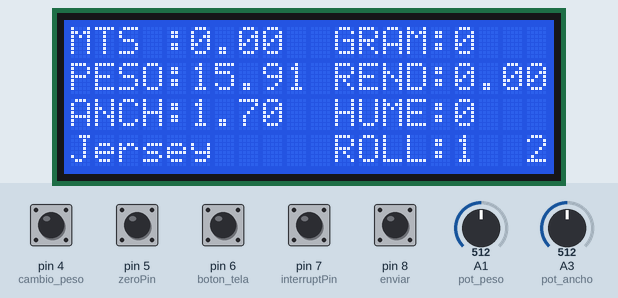
Simulated run of this sketch. Board: Arduino Leonardo, built with avr-gcc and run on an emulated ATmega32U4. Parts: 20×4 character LCD. The inputs (shaded band) are chosen by the test bench; at power-on: pin 4 (cambio_peso), pin 5 (zeroPin), pin 6 (boton_tela), pin 7 (interruptPin), pin 8 (enviar) HIGH, A1 (pot_peso) = 512, A3 (pot_ancho) = 512.

Above: at 3.3 s.
3.4 s: pin 4 (cambio_peso) pulled LOW for 0.15 s
At 5.0 s:
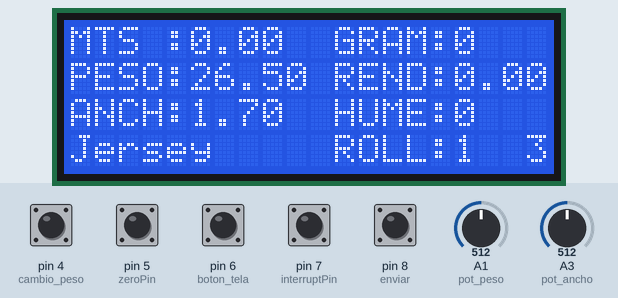
5.4 s: pin 5 (zeroPin) pulled LOW for 0.15 s
At 5.48 s:
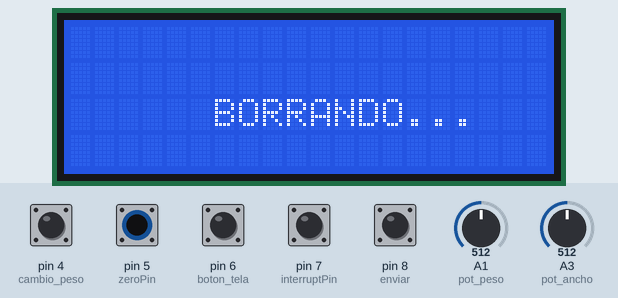
7.0 s: pin 6 (boton_tela) pulled LOW for 0.15 s
At 8.1 s:
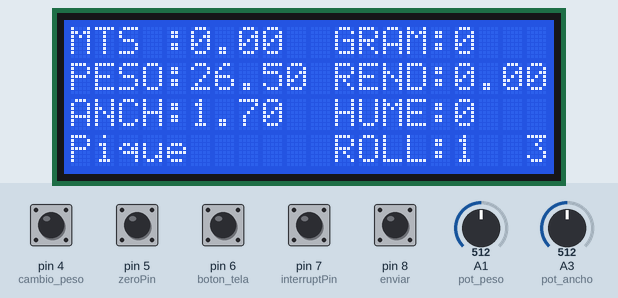
8.8 s: pin 4 (cambio_peso) pulled LOW for 1 s
At 10.7 s:
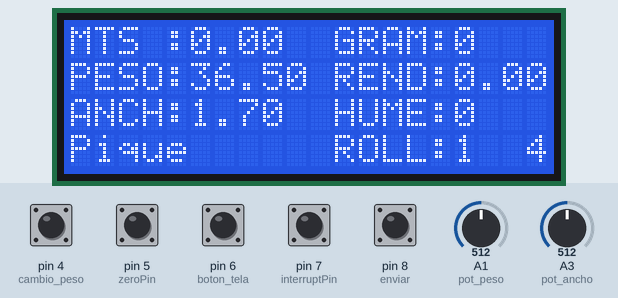
11.3 s: pin 6 (boton_tela) pulled LOW for 1 s
At 13.7 s:
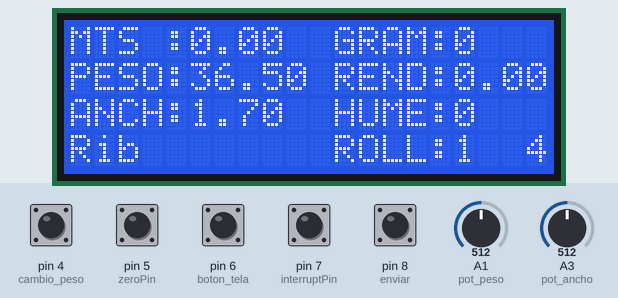
14.0 s: pin 4 (cambio_peso) pulled LOW for 0.15 s
At 16.2 s:
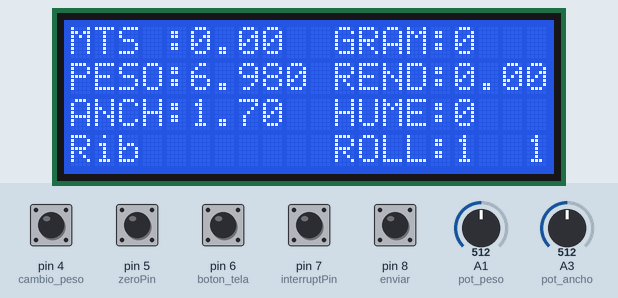
Timing chart, 0 to 17.0 s (numbered marks = the images above; inputs shaded):
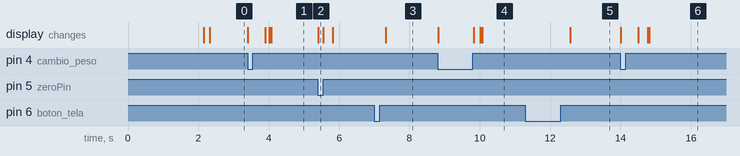

The sketch:

medidor_tela.ino
```cpp
//fgfg

#include <LCD.h>
#include <LiquidCrystal_I2C.h>

#include <Keyboard.h>
#include <Wire.h>

LiquidCrystal_I2C lcd(0x27, 2, 1, 0, 4, 5, 6, 7, 3, POSITIVE);  // Set the LCD I2C address


// INTERRUPCION PARA ENCODER FUNCINANDO CON CONTROL DE RUIDO EN LECTURA

// PINS
const byte interruptPin = 7;    // pin al que esta conectada la interrupcion
const byte zeroPin      = 5;    // boton setear a cero la longiud y el peso
const byte enviar       = 8;    // boton para enviar
const byte pot_ancho    = 21;    // potenciometro para poner el ancho (esto se cambiará por 4 celdas de carga que llevarán el carrito)
const byte pot_peso     = 19;    // potenciometro para poner el ancho (esto se cambiará por 4 celdas de carga que llevarán el carrito)
const byte boton_tela   = 6;    // Boton para selección de tela
const byte cambio_peso  = 4;    // Boton para selección de tela
int tipo_peso = 2;

float largo_radio  = 0.0623666343;

int from = 1000, to = 25000;
volatile byte state = LOW;        // para el led de la board
bool p = false, f = true;         // bandeas para controlar y eliminar lecturas falsas
float largo = 0;                // variable global para acumular el largo en metros
float peso = 0;                 // variable global para acumular el peso en kg
float ancho = 0;                // en metros
int gramaje = 0;                // en gramos x m2+
int humedad = 0;                 // en %
int rollo = 1;
float rendimiento = 0;          // en metros / kg
int tipo = 1;                   // variable para que el usuario seleccione el tipo de tela
int pasos = 0;
int estado = 1;
void setup() {
  lcd.begin(20, 4);
  lcd.setCursor(6, 0);
  lcd.print("LICRATeX");
  lcd.setCursor(8, 1);
  lcd.print("****");
  lcd.setCursor(2, 2);
  lcd.print("Metricas Abierta");
  lcd.setCursor(8, 3);
  lcd.print("****");
  pinMode(enviar, INPUT_PULLUP);
  pinMode(cambio_peso, INPUT_PULLUP);
  pinMode(boton_tela, INPUT_PULLUP);
  pinMode(zeroPin, INPUT_PULLUP);                                           // activar pullup interno para el boton de tare/zero
  pinMode(interruptPin, INPUT_PULLUP);                                      // activar pullup interno de la interrupcion
  attachInterrupt(digitalPinToInterrupt(interruptPin), blink, FALLING);     // definir pin de interrupcion, nombre de la interrupcion, trigger de la interrupccion
  delay(2000);
  lcd.begin(20, 4);
}

void loop() {
  interrupcion();
  zero();                     // boton de zero o tara, para calibrar a zero el peso al encender la máquina o si se descalibra.
  tela();
  wide();
  weight();
  pantalla();                 // cada 250 ms se refresca la pantalla del LCD con la info nueva
  teclado();                  // envía por teclado la información, SOLO ENVÍA BAJO REQUES
}

void teclado() {
  unsigned long time1 = millis();
  // enviamos aquí toda la info por teclado, esto solo ocurre cuando el usuario presiona el botón de enviar,
  // sobreentendiendo que ya temrinó de salir el rollo y que el cursor está en la primera celda donde se desea
  // escribir la info, cuando ya se envía la info al pc, se coloca en zero nuevamente el valor del cuentametros
  // para estar preparados para el proximo rollo de tela.
  if (!digitalRead(enviar)) {

    Keyboard.print(rollo);  //        // TAB
    Keyboard.write(0xB3);  //        // TAB
    Keyboard.print(peso);  //        // TAB
    Keyboard.write(0xB3);  //        // TAB
    Keyboard.print(ancho);  //        // TAB
    Keyboard.write(0xB3);  //        // TAB
    Keyboard.print(largo);  //        // TAB
    Keyboard.write(0xB3);  //        // TAB
    Keyboard.print(rendimiento);  //        // TAB
    Keyboard.write(0xB3);  //        // TAB
    Keyboard.print(gramaje);  //        // TAB
    Keyboard.write(0xB3);  //        // TAB
    switch (tipo) {
      case 1:
        Keyboard.print("Jersey");
        break;
      case 2:
        Keyboard.print("Pique");
        break;
      case 3:
        Keyboard.print("Rib");
        break;
      case 4:
        Keyboard.print("Sabina");
        break;
      case 5:
        Keyboard.print("Microfibra Lycrada");
        break;
      case 6:
        Keyboard.print("Interlock");
        break;
      case 7:
        Keyboard.print("Microfibra");
        break;
      case 8:
        Keyboard.print("Algodon Lycra");
        break;
      case 9:
        Keyboard.print("Polyester Algodon Lycra");
        break;
    }
    Keyboard.write(0xB3);  //        // TAB
    largo = 0;
    rollo++;
    lcd.clear();
    while (!digitalRead(enviar) || millis() - time1 < 1000) {
    }
  }
}

void wide() {
  ancho = analogRead(pot_ancho); // lee el valor del potenciometrom
  ancho = map(ancho, 1, 1023, 1900, 1500);
  ancho = ancho / 1000;
}

void weight() {

  peso = analogRead(pot_peso); // lee el valor del potenciometro

  if (!digitalRead(cambio_peso)) {
    tipo_peso++;
    if (tipo_peso > 4) {
      tipo_peso = 1;
    }
    while (!digitalRead(cambio_peso)) {
          lcd.setCursor(18, 3);
          lcd.print("X");
      delay(500);
    }
          lcd.setCursor(18, 3);
          lcd.print(" ");
  }

  switch (tipo_peso) {
    case 1:
      peso = map(peso  , 0, 1100, 0, 1500);
      break;
    case 2:
      peso = map(peso  , 0, 1100, 800, 2500);
      break;
    case 3:
      peso = map(peso  , 0, 1023, 1800, 3500);
      break;
    case 4:
      peso = map(peso  , 0, 1023, 2800, 4500);
      break;
  }

  peso = peso / 100;
}

void pantalla() {

  if (millis() % 250 == 0) {
    gramaje = (peso * 1000) / (ancho * largo);
    if (gramaje < 100 || gramaje > 500) {
      gramaje = 0;
    }
    rendimiento = largo / peso;
    lcd.setCursor(0, 0);
    lcd.print("MTS :");
    lcd.print(largo);
    lcd.setCursor(0, 1);
    lcd.print("PESO:");
    lcd.print(peso);
    lcd.setCursor(0, 2);
    lcd.print("ANCH:");
    lcd.print(ancho);
    lcd.setCursor(11, 3);
    lcd.print("ROLL:");
    lcd.print(rollo);

    lcd.setCursor(11, 0);
    lcd.print("GRAM:");
    lcd.print(gramaje);
    lcd.setCursor(11, 1);
    lcd.print("REND:");
    lcd.print(rendimiento);
    lcd.setCursor(11, 2);
    lcd.print("HUME:");
    lcd.print(humedad);
    lcd.setCursor(0, 3);
    switch (tipo) {
      case 1:
        lcd.print("Jersey    ");
        break;
      case 2:
        lcd.print("Pique     ");
        break;
      case 3:
        lcd.print("Rib       ");
        break;
      case 4:
        lcd.print("Sabina   ");
        break;
      case 5:
        lcd.print("MicrofLyc");
        break;
      case 6:
        lcd.print("Interlock");
        break;
      case 7:
        lcd.print("Microfibr");
        break;
      case 8:
        lcd.print("AlgLycra ");
        break;
      case 9:
        lcd.print("PolyAlgLyc");
        break;
    }
    lcd.setCursor(19, 3);
    lcd.print(tipo_peso);
  }

}

void zero() { // funcion que lleva todas las variables a zero, sirve para calibrar la balanza y el odometro a zero
  unsigned long time1;
  if (!digitalRead(zeroPin)) {
    lcd.clear();
    time1 = millis();
    largo = 0;
    peso = 0;
    pasos = 0;
    while (!digitalRead(zeroPin)) {
      lcd.setCursor(6, 2);
      lcd.print("BORRANDO...");
      if (millis() - time1 > 5000) {
        lcd.clear();
        rollo = 1;
        lcd.setCursor(0, 2);
        lcd.print("BORRADO FINALIZADO");
      }
    }
    lcd.clear();

  }
}

void tela() {
  // Al presionar el boton de tipo de tela se cambia en la pantalla y en el valor enviado el tipo de tela
  // 1 Jersey
  // 2 PIQUE
  // 3 RIB
  // 4 SABINA
  // 5 MicroFibraLycrada
  // 6 Interlock
  // 7 Microfibra
  // 8 Cotton Lycra
  // 9 PolyCottonLycra
  unsigned long time1 = millis();

  if (!digitalRead(boton_tela)) {
    tipo++;
    if (tipo > 9) {
      tipo = 1;
    }
    while (millis - time1 < 200) {
      bool b;
    }
    time1 = millis();
    while (!digitalRead(boton_tela) || millis() - time1 < 200) {
      bool b;
    }
    while (millis - time1 < 200) {
      bool b;
    }
  }
}

void interrupcion() {
  if (p) {
    p = false;
    largo += largo_radio;
    pasos++;
    f = true;
  }
}

void blink() {
  if (f) {
    f = false;
    p = true;
  }
}
```

Measured:
- after the input at 3.4 s, the display: first changes at once (image 1 shows a later state)
- after the input at 5.4 s, the display: changes at once (image 2)
- after the input at 7.0 s, the display: changes after 0.32 s (image 3)
- after the input at 8.8 s, the display: first changes at once (image 4 shows a later state)
- after the input at 11.3 s, the display: changes after 1.3 s (image 5)
- after the input at 14.0 s, the display: first changes at once (image 6 shows a later state)
